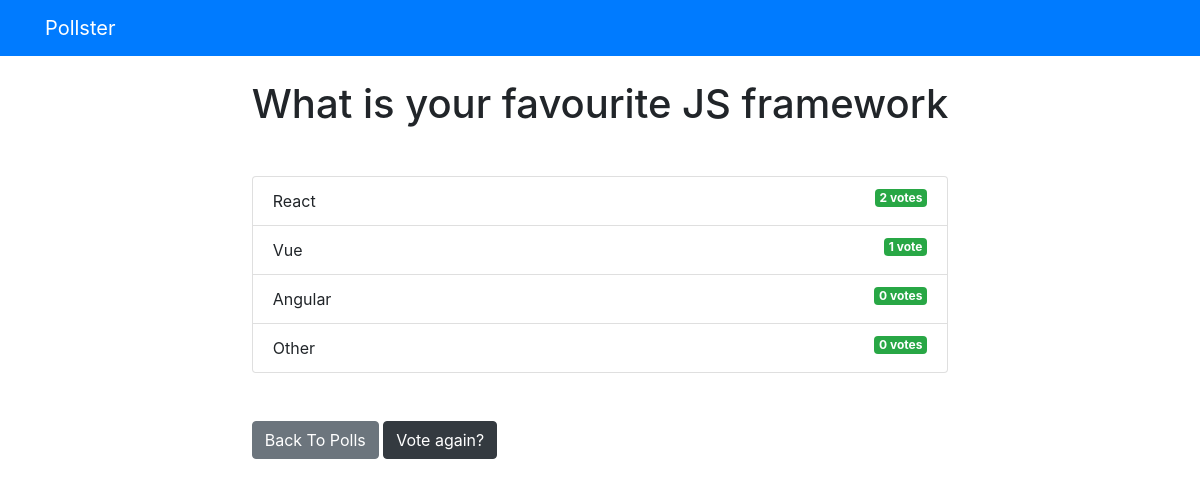
The app's page /polls/2/results/ with its own data.
### polls/models.py (models this page shows, shortened)
class Question(models.Model):
    question_text = models.CharField(max_length=200)
    pub_date = models.DateTimeField('date published', editable=True)

class Choice(models.Model):
    question = models.ForeignKey(Question, on_delete=models.CASCADE)
    choice_text = models.CharField(max_length=200)
    votes = models.IntegerField(default=0)

### polls/views.py (the view)
# urls.py: path('<int:question_id>/results/', views.results, name='results'),
def results(request, question_id):
    question = get_object_or_404(Question, pk=question_id)
    return render(request, 'polls/results.html', {'question': question})

### templates/polls/results.html
{% extends 'base.html' %}
{% block content %}
<h1 class="mb-5 text-center">{{ question.question_text }}</h1>
<ul class="list-group mb-5">
    {% for choice in question.choice_set.all %}
    <li class="list-group-item">
        {{ choice.choice_text }} <span class="badge badge-success float-right">{{ choice.votes }}
            vote{{ choice.votes | pluralize }}</span>
    </li>
    {% endfor %}
</ul>
<a class="btn btn-secondary" href="{% url 'polls:index' %}">Back To Polls</a>
<a class="btn btn-dark" href="{% url 'polls:detail' question.id %}">Vote again?</a>
{% endblock %}

### templates/base.html (shortened to what this page needs)
<!DOCTYPE html>
<html lang="en">
<head>
    <link rel="stylesheet" href="https://stackpath.bootstrapcdn.com/bootstrap/4.4.1/css/bootstrap.min.css"
>
</head>
<body>
    {% include 'partials/_navbar.html'%}
    <div class="container">
        <div class="row">
            <div class=".col-md-6 m-auto">
                {% block content %}{% endblock%}
            </div>
        </div>
    </div>
</body>
</html>

### templates/partials/_navbar.html
<nav class="navbar navbar-dark bg-primary mb-4">
    <div class="container">
        <a class="navbar-brand" href="/">Pollster</a>
    </div>
</nav>

### records on screen
Question: question_text "What is your favourite JS framework"
Choice: choice_text "React", votes "2", votes|pluralize "s"
Choice: choice_text "Vue", votes "1"
Choice: choice_text "Angular", votes "0", votes|pluralize "s"
Choice: choice_text "Other", votes "0", votes|pluralize "s"
